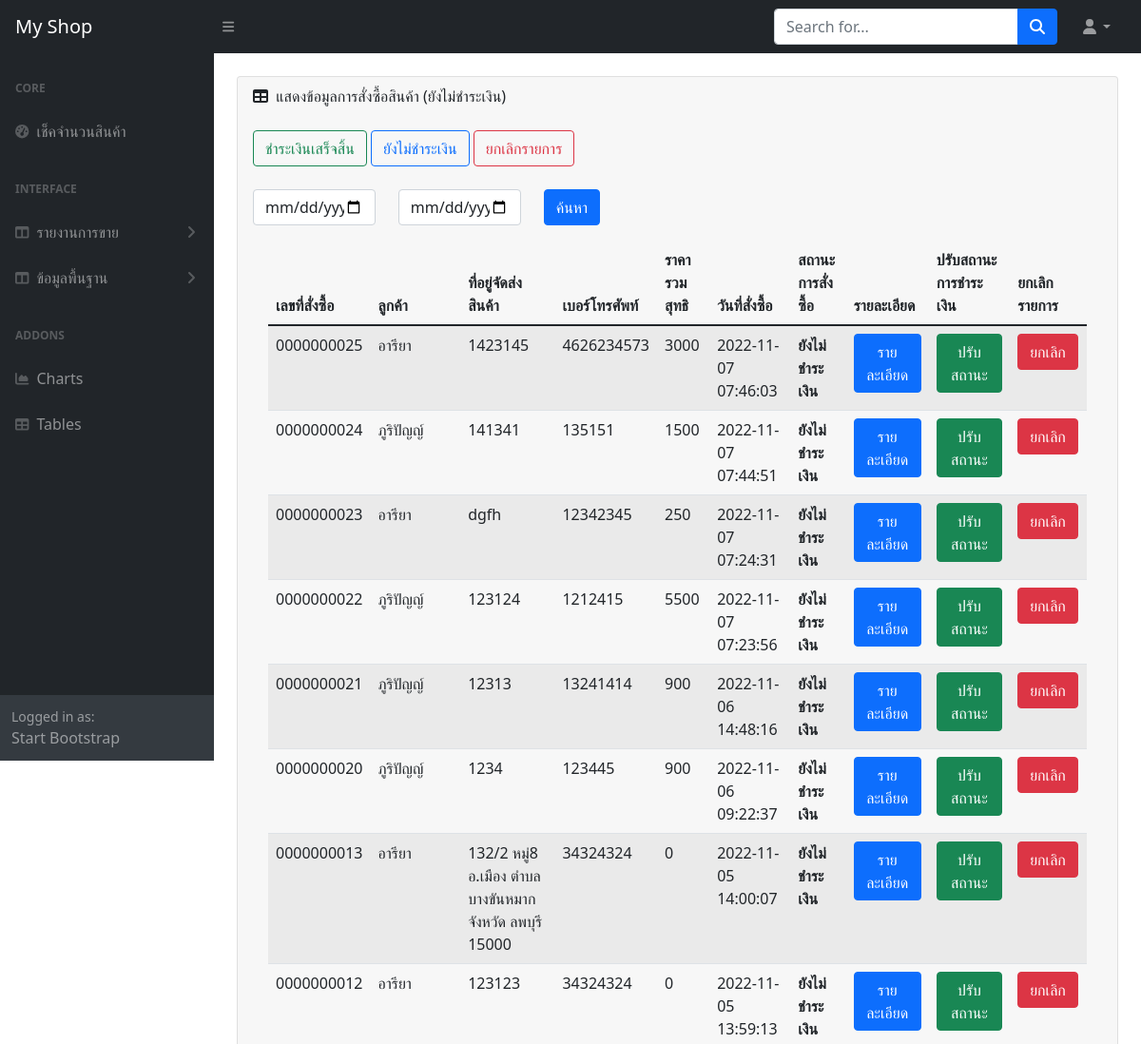
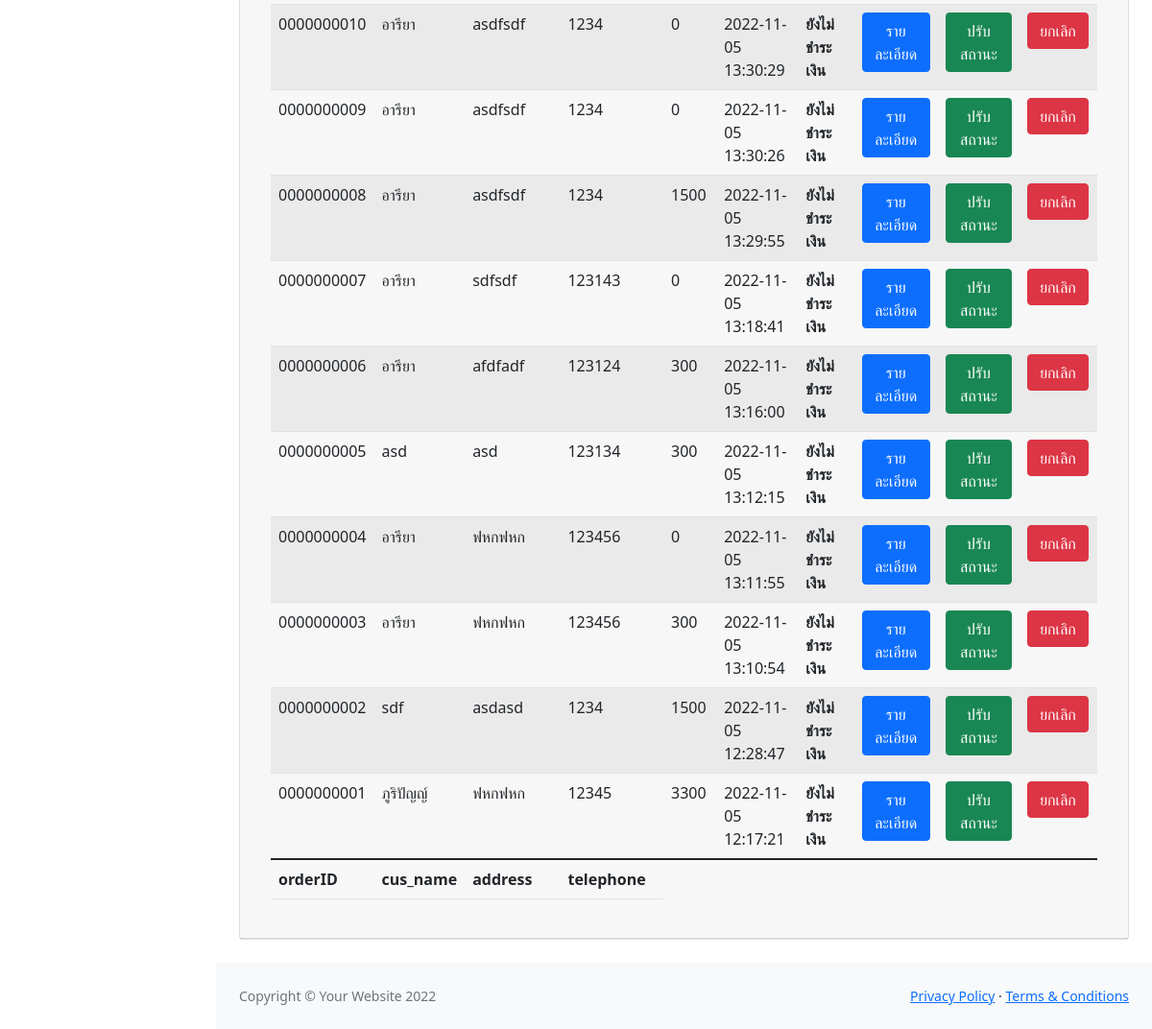
Page /admin/report_order.php (signed in) on the committed database (2 pictures, top to bottom).
### tables this page shows
CREATE TABLE `tb_order` (
  `orderID` int(10) UNSIGNED ZEROFILL NOT NULL COMMENT 'เลขที่ใบสั่งซื้อ',
  `cus_name` varchar(60) NOT NULL COMMENT 'ชื่อ-นามสกุล',
  `address` text NOT NULL COMMENT 'ที่อยู่การจัดส่งสินค้า',
  `telephone` varchar(10) NOT NULL COMMENT 'เบอร์โทรศัพท์',
  `total_price` float NOT NULL COMMENT 'ราคารวมสุทธิ',
  `order_status` varchar(1) NOT NULL COMMENT '0=ยกเลิก,1=ยังไม่ชำระเงิน,2=ชำระเงิน',
  `reg_date` timestamp NOT NULL DEFAULT current_timestamp() COMMENT 'วันที่สั่งซื้อ'
);

### admin/report_order.php (the view, shortened to what this page needs)
<?php include 'condb.php'; ?>
<!DOCTYPE html>
<html lang="en">
<head>
    <link href="https://cdn.jsdelivr.net/npm/simple-datatables@latest/dist/style.css" rel="stylesheet" />
    <link href="css/styles.css" rel="stylesheet" />
</head>
<body class="sb-nav-fixed">
    <?php include 'menu1.php';?>
    <div id="layoutSidenav_content">
        <main>
            <div class="container-fluid px-4">
                <div class="card mb-4 mt-4">
                    <div class="card-header">
                        <i class="fas fa-table me-1"></i>
                        แสดงข้อมูลการสั่งซื้อสินค้า (ยังไม่ชำระเงิน)
                        <div>
                            <br>
                            <a href="report_order_yes.php"><button type="button"class="btn btn-outline-success">ชำระเงินเสร็จสิ้น</button></a>
                            <a href="report_order.php"><button type="button"class="btn btn-outline-primary">ยังไม่ชำระเงิน</button></a>
                            <a href="report_order_no.php"><button type="button"class="btn btn-outline-danger">ยกเลิกรายการ</button></a>
                        </div><br>
                    <div>
                        <form action="report_order.php" name="from1" method="POST">
                            <div class="row">
                                <div class="col-sm-2">
                                    <input type="date" name="dt1" class="form-control">
                                </div>
                                <div class="col-sm-2">
                                <input type="date" name="dt2" class="form-control">
                                </div>
                                <div class="col-sm-4">
                                <button type="submit"class="btn btn-primary">ค้นหา</button>
                                </div>
                            </div>
                        </form>
                    </div>
                    <div class="card-body">
                        <table id="datatablesSimple" class="table table-striped">
                            <thead>
                                <tr>
                                    <th>เลขที่สั่งซื้อ</th>
                                    <th>ลูกค้า</th>
                                    <th>ที่อยู่จัดส่งสินค้า</th>
                                    <th>เบอร์โทรศัพท์</th>
                                    <th>ราคารวมสุทธิ</th>
                                    <th>วันที่สั่งซื้อ</th>
                                    <th>สถานะการสั่งซื้อ</th>
                                    <th>รายละเอียด</th>
                                    <th>ปรับสถานะการชำระเงิน</th>
                                    <th>ยกเลิกรายการ</th>
                                </tr>
                            </thead>
                            <tfoot>
                                <tr>
                                    <th>orderID</th>
                                    <th>cus_name</th>
                                    <th>address</th>
                                    <th>telephone</th>
                                </tr>
                            </tfoot>
                            <?php
                                    $ddt1=@$_POST['dt1'];
                                    $ddt2=@$_POST['dt2'];
                                    $add_date = date('Y/m/d', strtotime($ddt2 . "+1 days"));
                                    if(($ddt1 != "") & ($ddt2 != "")){
                                        echo "ค้นหาจากวันที่ $ddt1 ถึง $ddt2 ";
                                        $sql ="select * from tb_order where order_status='1' and reg_date BETWEEN '$ddt1' and '$add_date' order by reg_date DESC";
                                    }else{
                                        $sql ="select * from tb_order where order_status='1' order by reg_date DESC";
                                    }
                                    $result=mysqli_query($conn, $sql);
                                    while($row=mysqli_fetch_array($result)){
                                    $status = $row['order_status'];
                                    ?>
                            <tr>
                                <td><?=$row['orderID']?></td>
                                <td><?=$row['cus_name']?></td>
                                <td><?=$row['address']?></td>
                                <td><?=$row['telephone']?></td>
                                <td><?=$row['total_price']?></td>
                                <td><?=$row['reg_date']?></td>
                                <td>
                                    <?php
                                                if($status == 1){
                                                    echo "<b>ยังไม่ชำระเงิน</b>";
                                                }else if($status == 2){
                                                    echo "<b style='color:blue'>ชำระเงินเสร็จสิ้น</b>";
                                                }else if($status == 0){
                                                    echo "<b style='color:red'>ยกเลิกรายการ</b>";
                                                }
                                                ?>
                                </td>
                                <td><a href="report_order_detail.php?id=<?=$row['orderID']?>" class="btn btn-primary">รายละเอียด</a></td>
                                <td><a href="pay_order.php?id=<?=$row['orderID']?>" class="btn btn-success" onclick="del1(this.href); return false;">ปรับสถานะ</a></td>
                                <td><a href="cancel_order.php?id=<?=$row['orderID']?>" class="btn btn-danger" onclick="del(this.href); return false;">ยกเลิก</a></td>
                            </tr>
                            <?php
                                    }
                                    ?>
                        </table>
                        </div>
                    </div>
                </div>
            </div>
        </main>
        <?php include 'footer.php';?>
    </div>
    </div>
</body>
</html>

### rows in the picture
tb_order: orderID "0000000025", cus_name "อารียา", address "1423145", telephone "4626234573", total_price "3000", reg_date "2022-11-07 07:46:03", order_status "ยังไม่ชำระเงิน"
tb_order: orderID "0000000024", cus_name "ภูริปัญญ์", address "141341", telephone "135151", total_price "1500", reg_date "2022-11-07 07:44:51", order_status "ยังไม่ชำระเงิน"
tb_order: orderID "0000000023", cus_name "อารียา", address "dgfh", telephone "12342345", total_price "250", reg_date "2022-11-07 07:24:31", order_status "ยังไม่ชำระเงิน"
tb_order: orderID "0000000022", cus_name "ภูริปัญญ์", address "123124", telephone "1212415", total_price "5500", reg_date "2022-11-07 07:23:56", order_status "ยังไม่ชำระเงิน"
tb_order: orderID "0000000021", cus_name "ภูริปัญญ์", address "12313", telephone "13241414", total_price "900", reg_date "2022-11-06 14:48:16", order_status "ยังไม่ชำระเงิน"
tb_order: orderID "0000000020", cus_name "ภูริปัญญ์", address "1234", telephone "123445", total_price "900", reg_date "2022-11-06 09:22:37", order_status "ยังไม่ชำระเงิน"
tb_order: orderID "0000000013", cus_name "อารียา", address "132/2 หมู่8 อ.เมือง ตำบล บางขันหมาก จังหวัด ลพบุรี 15000", telephone "34324324", total_price "0", reg_date "2022-11-05 14:00:07", order_status "ยังไม่ชำระเงิน"
tb_order: orderID "0000000012", cus_name "อารียา", address "123123", telephone "34324324", total_price "0", reg_date "2022-11-05 13:59:13", order_status "ยังไม่ชำระเงิน"
tb_order: orderID "0000000010", cus_name "อารียา", address "asdfsdf", telephone "1234", total_price "0", reg_date "2022-11-05 13:30:29", order_status "ยังไม่ชำระเงิน"
tb_order: orderID "0000000009", cus_name "อารียา", address "asdfsdf", telephone "1234", total_price "0", reg_date "2022-11-05 13:30:26", order_status "ยังไม่ชำระเงิน"
tb_order: orderID "0000000008", cus_name "อารียา", address "asdfsdf", telephone "1234", total_price "1500", reg_date "2022-11-05 13:29:55", order_status "ยังไม่ชำระเงิน"
tb_order: orderID "0000000007", cus_name "อารียา", address "sdfsdf", telephone "123143", total_price "0", reg_date "2022-11-05 13:18:41", order_status "ยังไม่ชำระเงิน"
tb_order: orderID "0000000006", cus_name "อารียา", address "afdfadf", telephone "123124", total_price "300", reg_date "2022-11-05 13:16:00", order_status "ยังไม่ชำระเงิน"
tb_order: orderID "0000000005", cus_name "asd", address "asd", telephone "123134", total_price "300", reg_date "2022-11-05 13:12:15", order_status "ยังไม่ชำระเงิน"
tb_order: orderID "0000000004", cus_name "อารียา", address "ฟหกฟหก", telephone "123456", total_price "0", reg_date "2022-11-05 13:11:55", order_status "ยังไม่ชำระเงิน"
tb_order: orderID "0000000003", cus_name "อารียา", address "ฟหกฟหก", telephone "123456", total_price "300", reg_date "2022-11-05 13:10:54", order_status "ยังไม่ชำระเงิน"
tb_order: orderID "0000000002", cus_name "sdf", address "asdasd", telephone "1234", total_price "1500", reg_date "2022-11-05 12:28:47", order_status "ยังไม่ชำระเงิน"
tb_order: orderID "0000000001", cus_name "ภูริปัญญ์", address "ฟหกฟหก", telephone "12345", total_price "3300", reg_date "2022-11-05 12:17:21", order_status "ยังไม่ชำระเงิน"
